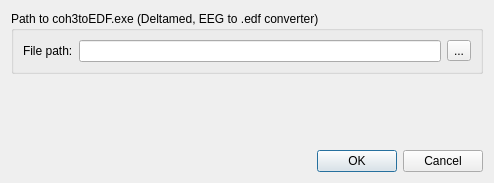
<?xml version="1.0" encoding="UTF-8"?>
<ui version="4.0">
 <class>Settings_dialog</class>
 <widget class="QDialog" name="Settings_dialog">
  <property name="geometry">
   <rect>
    <x>0</x>
    <y>0</y>
    <width>494</width>
    <height>183</height>
   </rect>
  </property>
  <property name="windowTitle">
   <string>Dialog</string>
  </property>
  <layout class="QVBoxLayout" name="verticalLayout">
   <item>
    <widget class="QGroupBox" name="groupBox">
     <property name="title">
      <string>Path to coh3toEDF.exe (Deltamed, EEG to .edf converter)</string>
     </property>
     <layout class="QVBoxLayout" name="verticalLayout_2">
      <item>
       <layout class="QHBoxLayout" name="horizontalLayout_2">
        <item>
         <widget class="QLabel" name="label">
          <property name="text">
           <string>File path:</string>
          </property>
         </widget>
        </item>
        <item>
         <widget class="QLineEdit" name="lineEdit">
          <property name="toolTip">
           <string comment="Enter the full path to the executable 'coh3toEDF.exe'" extracomment="Enter the full path to the executable 'coh3toEDF.exe'"/>
          </property>
         </widget>
        </item>
        <item>
         <widget class="QToolButton" name="toolButton">
          <property name="text">
           <string>...</string>
          </property>
         </widget>
        </item>
       </layout>
      </item>
     </layout>
    </widget>
   </item>
   <item>
    <spacer name="verticalSpacer">
     <property name="orientation">
      <enum>Qt::Vertical</enum>
     </property>
     <property name="sizeHint" stdset="0">
      <size>
       <width>20</width>
       <height>52</height>
      </size>
     </property>
    </spacer>
   </item>
   <item>
    <widget class="QDialogButtonBox" name="buttonBox">
     <property name="orientation">
      <enum>Qt::Horizontal</enum>
     </property>
     <property name="standardButtons">
      <set>QDialogButtonBox::Cancel|QDialogButtonBox::Ok</set>
     </property>
    </widget>
   </item>
  </layout>
 </widget>
 <resources/>
 <connections>
  <connection>
   <sender>buttonBox</sender>
   <signal>accepted()</signal>
   <receiver>Settings_dialog</receiver>
   <slot>accept()</slot>
   <hints>
    <hint type="sourcelabel">
     <x>248</x>
     <y>254</y>
    </hint>
    <hint type="destinationlabel">
     <x>157</x>
     <y>274</y>
    </hint>
   </hints>
  </connection>
  <connection>
   <sender>buttonBox</sender>
   <signal>rejected()</signal>
   <receiver>Settings_dialog</receiver>
   <slot>reject()</slot>
   <hints>
    <hint type="sourcelabel">
     <x>316</x>
     <y>260</y>
    </hint>
    <hint type="destinationlabel">
     <x>286</x>
     <y>274</y>
    </hint>
   </hints>
  </connection>
 </connections>
</ui>
